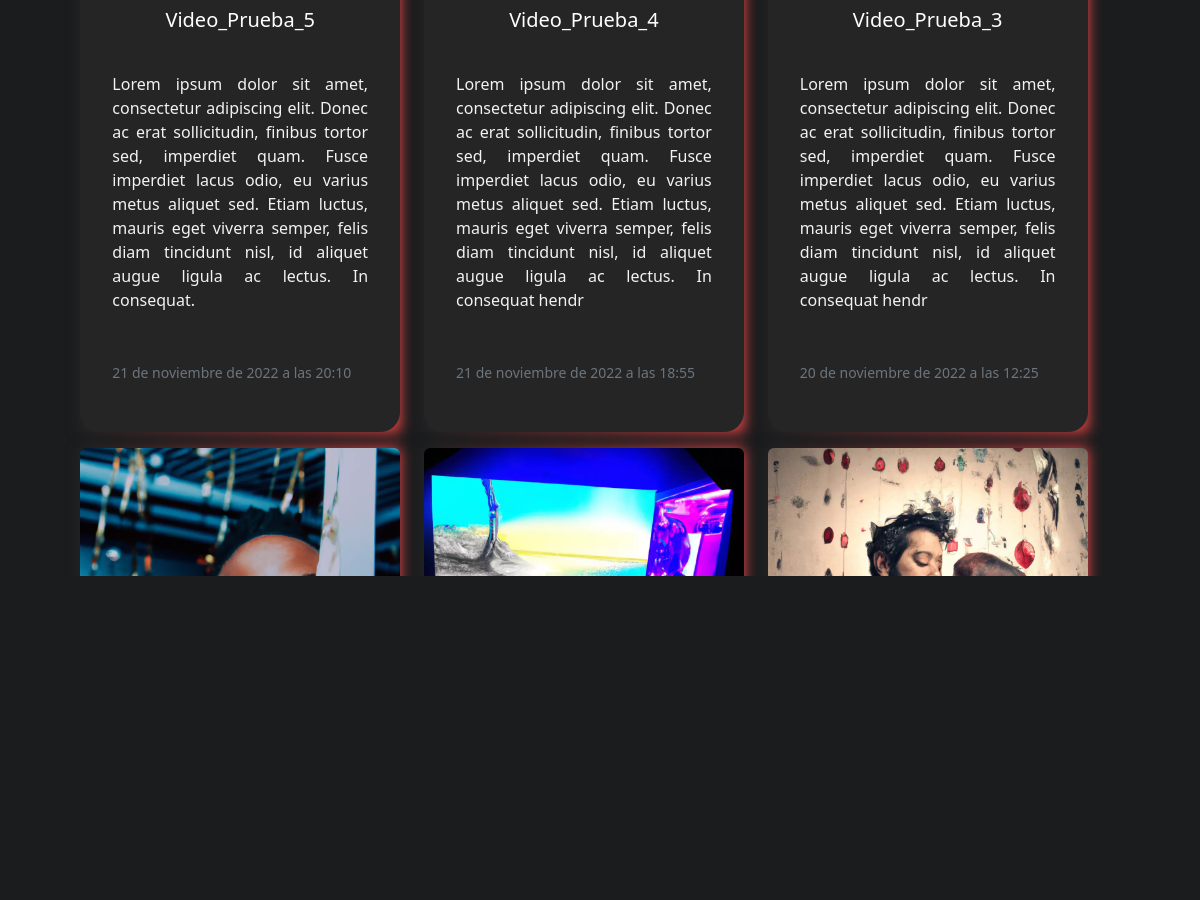
Before: /base/videos (middle part) with the older database file.
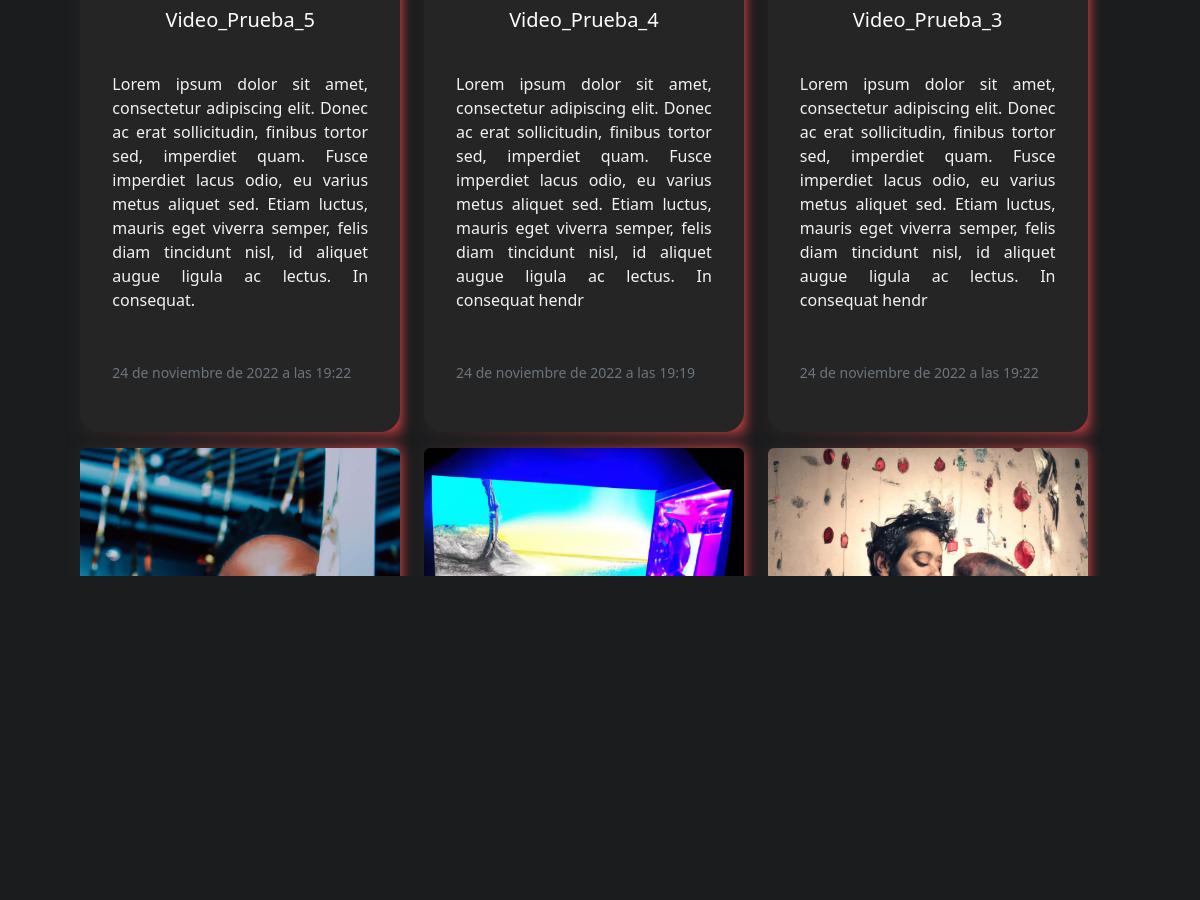
After: the same page with the newer database file.
### app_1/models.py (models this page shows, shortened)
class Video(models.Model):  # MODIFICADO
    title = models.CharField(max_length=30, default='')
    description = models.TextField(max_length=300, null=True)
    path = models.CharField(max_length=2000, null=True)
    thumnail = models.CharField(max_length=2000, null=True)
    length = models.IntegerField(null=True, default=0)
    datetime = models.DateTimeField(auto_now=True, blank=False, null=False)
    likes = models.IntegerField(null=True, default=0)
    dislikes = models.IntegerField(null=True, default=0)
    cathegory = models.CharField(
        max_length=300, null=True, choices=VIDEO_CATHEGORY, default='')
    channel = models.ForeignKey(Channel, on_delete=models.CASCADE,
                                blank=True, null=True, default='', related_name='videos')

### app_1/views.py (the view)
# urls.py: path('base/videos', VideoListView.as_view(), name='videos'),
class VideoListView (ListView):
    model = Video
    template_name = 'app_1/videos.html'

### app_1/templates/app_1/videos.html (shortened to what this page needs)
<!DOCTYPE html>
{% extends 'app_1/base.html' %} {% load account %} {% user_display user %}
{% load static %}
{% block estilo %}<link rel="stylesheet" href="../../static/css/video.css"> {% endblock %}
{% block contentVideo %}
<div class="container">
  <div class="scroll-bg" >
    <div class="scroll-div" >
      <div class="scroll-object" >
        <div class="dashboard-content text-center px-3 pt-4" >
          <div class="row mt-5">
            {% if object_list %} {% comment %} COMPROBACION DE SI NOS DEVUELVE UNA LISTA {% endcomment %}
            {% for video in object_list %}  {% comment %} RECORREMOS {% endcomment %}
            <div class="col-sm 12 col-md-4 col-md-4 col-md-4 py-2">
              <a href="/player/{{video.title}}" class="text-decoration-none">
              <div class="cubo">
                <img src="{{video.thumnail}}" class="rounded cubo-img-top" alt="{{video.title}}">
                <div class="cubo-body p-3">
                  <h5 class="cubo-title p-3 text-left">{{video.title}}</h5>
                  <p class="cubo-text p-3 text-justify">{{video.description}}</p>
                  <p class="cubo-text p-3"><small class="text-muted">{{video.datetime}}</small></p>
                </div>
              </a>
              </div>
            </div>
            {% endfor %}
            {% endif %}
{% endblock %} {% block contentNav %} {% endblock %}

### app_1/templates/app_1/base.html (shortened to what this page needs)
<!DOCTYPE html>
{% load static%}
<html lang="en">
  <head>
    <link rel="stylesheet" href="../../static/css/main2.css">
    {% block estilo %}{% endblock %}
      <link
        rel="stylesheet"
        href="https://cdn.jsdelivr.net/npm/bootstrap@5.2.2/dist/css/bootstrap.rtl.min.css"
      />
  </head>
  <body class="body" >
    <div>
     {% block contentVideo %}{% endblock %}
    <div class="dashboard-content text-center px-3 pt-4" >
    </div>
  </body>
</html>

### app_1/static/css/video.css (style rules this page uses)
html { margin-bottom: 10%; }
.body { background-color: #1B1C1E; }
.cubo-img-top { object-fit:cover ; width: 100%; border-top-left-radius: 20px; border-top-right-radius: 20px; }
.cubo { position:relative; border-radius: 100px; }
.cubo::after { position:absolute; top: 0px; left: 0px; content: ' '; width:100%; height: 100%; background-image: linear-gradient(to right, #252525, #fb4848); filter: blur(7px); z-index: -1; }
.cubo-body { background-color: #252525; color: white; text-decoration: none; text-transform: none; text-decoration-line: none; border-bottom-left-radius: 20px; border-bottom-right-radius: 20px; }
.cubo-title { color: #ffffff; text-decoration: none; }
.cubo-text { color: #f2f2f2; text-decoration: none; text-align: justify; border-radius: 20px; border-bottom-left-radius: 20px; border-bottom-right-radius: 20px; }
.scroll-bg { overflow-x:hidden; overflow-y:hidden; overflow: hidden; margin:2%; }
.scroll-div { width: 97%; height: 1000px; scroll-behavior: smooth; overflow-y:scroll; }

Changed rows visible on the page:
changed Video "Video_Prueba_5": datetime "21 de noviembre de 2022 a las 20:10" → "24 de noviembre de 2022 a las 19:22"
changed Video "Video_Prueba_4": datetime "21 de noviembre de 2022 a las 18:55" → "24 de noviembre de 2022 a las 19:19"
changed Video "Video_Prueba_3": datetime "20 de noviembre de 2022 a las 12:25" → "24 de noviembre de 2022 a las 19:22"
